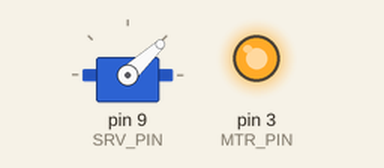
Simulated run of this sketch. Board: Arduino Uno, built with avr-gcc and run on an emulated ATmega328P. On the bench: servo, output pins drawn as LEDs (lit = HIGH). What the sketch prints to the serial monitor is not drawn.

Above: at 0.05 s.
Timing chart, 0 to 3.0 s (numbered marks = the images above):
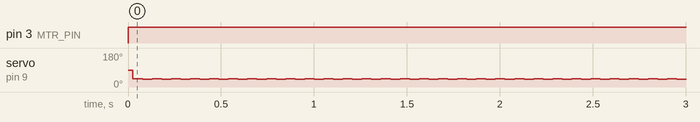

The sketch:

src.ino
```cpp
#include <PS2X_lib.h>
#include <Servo.h>

// PS2 PIN SETTINGS
int CLK_PIN = 13;
int CMD_PIN = 11;
int ATN_PIN = 10;
int DAT_PIN = 12;
bool PRESS_ON = true;
bool RMBLE_ON = true;
byte vbr_rate = 0;

// MOTOR + SERVO PIN MAPPINGS
int MTR_PIN = 3;
int SRV_PIN = 9;

int SRV_CENTER = 43;
int SRV_MAX_OFFSET = 20;
int SRV_ERR = 3; // Error tolerance.
int ERR_LAST = 42;

// Communication details
int SERIAL_RATE = 9600;
int PS2X_TYPE = 0;

// PS2X controller instances
PS2X ps2x;

// Servo instance
Servo servo;

void setup() {
  // Rate at which serial will monitor
  Serial.begin(SERIAL_RATE);

  // Attempt configuration and shit
  int error = ps2x.config_gamepad(CLK_PIN, CMD_PIN, ATN_PIN, DAT_PIN, PRESS_ON, RMBLE_ON);

  if (error == 1 || error == 2) {
    Serial.println("BITCH YOU FUCKING BRICKED THE CONTROLLER");
    exit(0);
  }

  if (PS2X_TYPE == 1) {
    Serial.println("DualShock controller found");
  } else if (PS2X_TYPE == 2) {
    Serial.println("Bitch this ain't Guitar Hero");
    exit(0);
  } else {
    Serial.println("Unknown contorller type");
  }

  // Setup the motors.
  pinMode(MTR_PIN, OUTPUT);

  // Attach the servo
  servo.attach(SRV_PIN);
}

void loop() {
  // Some, uh, vibrating and shit.
  ps2x.read_gamepad(false, vbr_rate);

  // Throttle
  int LB_1 = ps2x.Button(PSB_L1);
  int LB_2 = ps2x.Button(PSB_L2);
  int RB_1 = ps2x.Button(PSB_R1);
  int RB_2 = ps2x.Button(PSB_R2);

  // Brake
  int BRAKE_1 = ps2x.Analog(PSAB_TRIANGLE);
  int BRAKE_2 = ps2x.Analog(PSAB_SQUARE);
  int BRAKE_3 = ps2x.Analog(PSAB_CROSS);
  int BRAKE_4 = ps2x.Analog(PSAB_CIRCLE);

  // Steering
  int L_X = ps2x.Analog(PSS_LX);
  int R_X = ps2x.Analog(PSS_RX);

  // Modify raw throttle values.
  double mod_throt = 0.00;

  if (LB_1) mod_throt = 0.25;
  if (LB_2) mod_throt = 0.50;
  if (RB_1) mod_throt = 0.75;
  if (RB_2) mod_throt = 1.00;

  vbr_rate = (LB_1 && LB_2 && RB_1 && RB_2) * 255;

  if (BRAKE_1 || BRAKE_2 || BRAKE_3 || BRAKE_4) mod_throt = 0.00;

  // modify raw steering values.
  int avg_steer = (L_X + R_X) / 2;
  double mod_steer = SRV_CENTER + SRV_MAX_OFFSET - (avg_steer * (2.00 * SRV_MAX_OFFSET) / 255);

  // Readjust raw steering values to compensate for offset.
  if (abs(mod_steer - SRV_CENTER) < SRV_ERR) {
    if (ERR_LAST != 42) {
      mod_steer = 42;
      ERR_LAST = 42;
    } else {
      mod_steer = 43;
      ERR_LAST = 43;
    }
  }

  Serial.print(mod_throt);
  Serial.print(" | ");
  Serial.println(mod_steer);

  analogWrite(MTR_PIN, 255 - mod_throt * 255);
  delay(25);
  servo.write(mod_steer);
  delay(25);
}
```

Measured:
- by itself, pin 3 (MTR_PIN): LOW → HIGH at 0.00 s
- by itself, servo on pin 9 (SRV_PIN): alternates 43° for 0.05 s and 42° for 0.05 s
